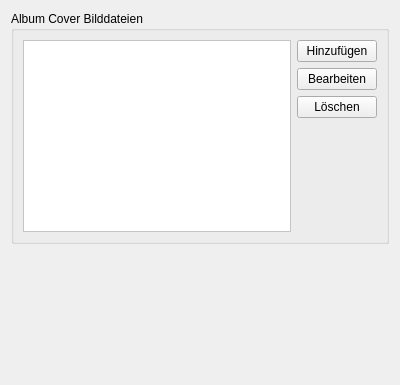
<?xml version="1.0" encoding="UTF-8"?>
<ui version="4.0">
 <class>CoverSMW</class>
 <widget class="QWidget" name="CoverSMW">
  <property name="geometry">
   <rect>
    <x>0</x>
    <y>0</y>
    <width>400</width>
    <height>385</height>
   </rect>
  </property>
  <property name="windowTitle">
   <string>Form</string>
  </property>
  <layout class="QVBoxLayout" name="verticalLayout_2">
   <item>
    <widget class="QGroupBox" name="groupBox">
     <property name="title">
      <string>Album Cover Bilddateien</string>
     </property>
     <layout class="QHBoxLayout" name="horizontalLayout_2">
      <item>
       <widget class="QListView" name="filenamePatternsView">
        <property name="palette">
         <palette>
          <active>
           <colorrole role="Base">
            <brush brushstyle="SolidPattern">
             <color alpha="255">
              <red>255</red>
              <green>255</green>
              <blue>255</blue>
             </color>
            </brush>
           </colorrole>
           <colorrole role="Window">
            <brush brushstyle="SolidPattern">
             <color alpha="255">
              <red>255</red>
              <green>255</green>
              <blue>255</blue>
             </color>
            </brush>
           </colorrole>
           <colorrole role="AlternateBase">
            <brush brushstyle="SolidPattern">
             <color alpha="255">
              <red>255</red>
              <green>255</green>
              <blue>255</blue>
             </color>
            </brush>
           </colorrole>
          </active>
          <inactive>
           <colorrole role="Base">
            <brush brushstyle="SolidPattern">
             <color alpha="255">
              <red>255</red>
              <green>255</green>
              <blue>255</blue>
             </color>
            </brush>
           </colorrole>
           <colorrole role="Window">
            <brush brushstyle="SolidPattern">
             <color alpha="255">
              <red>255</red>
              <green>255</green>
              <blue>255</blue>
             </color>
            </brush>
           </colorrole>
           <colorrole role="AlternateBase">
            <brush brushstyle="SolidPattern">
             <color alpha="255">
              <red>255</red>
              <green>255</green>
              <blue>255</blue>
             </color>
            </brush>
           </colorrole>
          </inactive>
          <disabled>
           <colorrole role="Base">
            <brush brushstyle="SolidPattern">
             <color alpha="255">
              <red>255</red>
              <green>255</green>
              <blue>255</blue>
             </color>
            </brush>
           </colorrole>
           <colorrole role="Window">
            <brush brushstyle="SolidPattern">
             <color alpha="255">
              <red>255</red>
              <green>255</green>
              <blue>255</blue>
             </color>
            </brush>
           </colorrole>
           <colorrole role="AlternateBase">
            <brush brushstyle="SolidPattern">
             <color alpha="255">
              <red>255</red>
              <green>255</green>
              <blue>255</blue>
             </color>
            </brush>
           </colorrole>
          </disabled>
         </palette>
        </property>
       </widget>
      </item>
      <item>
       <layout class="QVBoxLayout" name="verticalLayout">
        <item>
         <widget class="QPushButton" name="addCoverFilePattern">
          <property name="text">
           <string>Hinzufügen</string>
          </property>
         </widget>
        </item>
        <item>
         <widget class="QPushButton" name="editCoverFilePattern">
          <property name="text">
           <string>Bearbeiten</string>
          </property>
         </widget>
        </item>
        <item>
         <widget class="QPushButton" name="deleteCoverFilePattern">
          <property name="text">
           <string>Löschen</string>
          </property>
         </widget>
        </item>
        <item>
         <spacer name="verticalSpacer">
          <property name="orientation">
           <enum>Qt::Vertical</enum>
          </property>
          <property name="sizeHint" stdset="0">
           <size>
            <width>20</width>
            <height>40</height>
           </size>
          </property>
         </spacer>
        </item>
       </layout>
      </item>
     </layout>
    </widget>
   </item>
   <item>
    <spacer name="verticalSpacer_2">
     <property name="orientation">
      <enum>Qt::Vertical</enum>
     </property>
     <property name="sizeHint" stdset="0">
      <size>
       <width>20</width>
       <height>40</height>
      </size>
     </property>
    </spacer>
   </item>
  </layout>
 </widget>
 <resources/>
 <connections/>
</ui>
